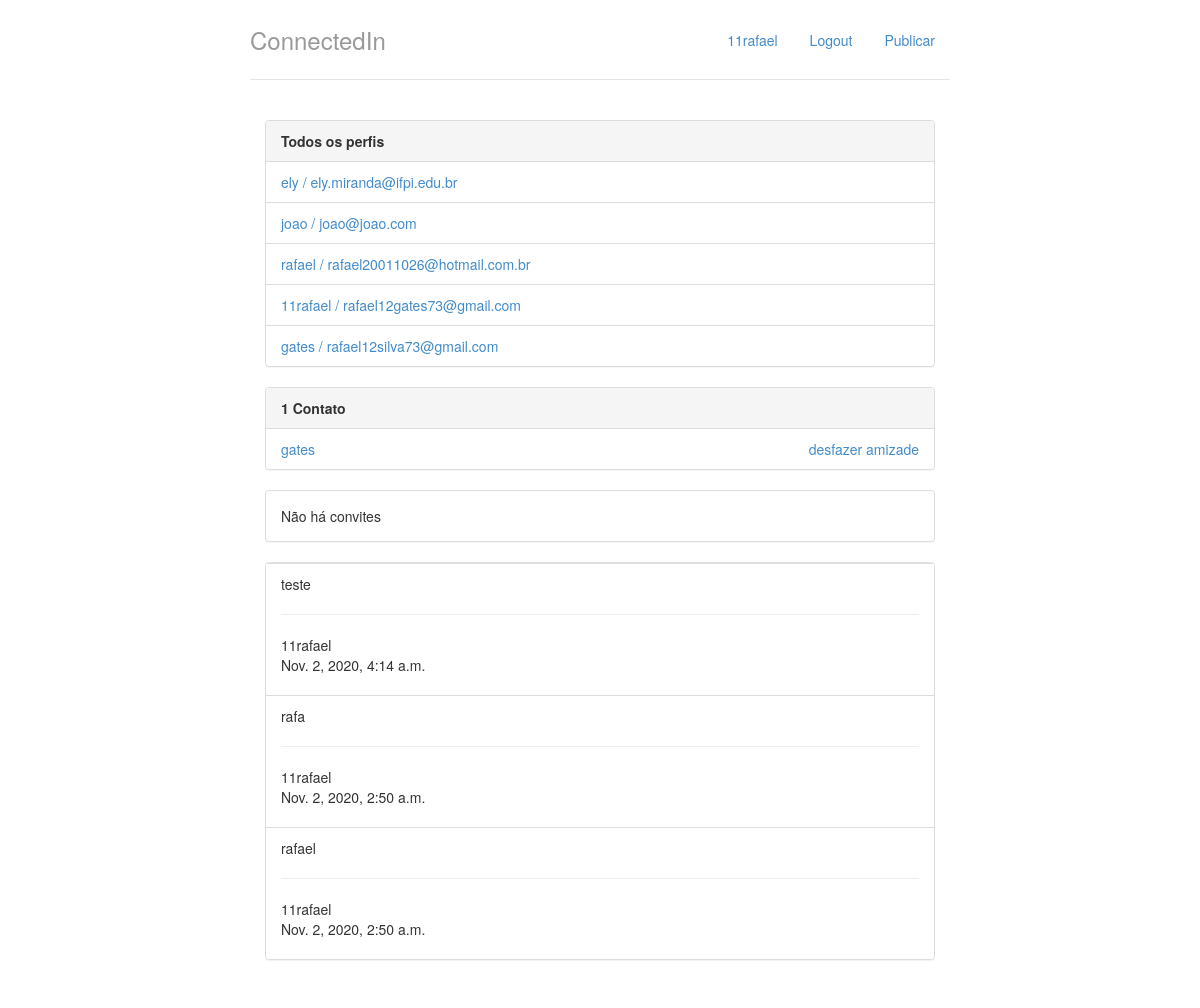
/ (signed in), run on an earlier commit of the app's database.
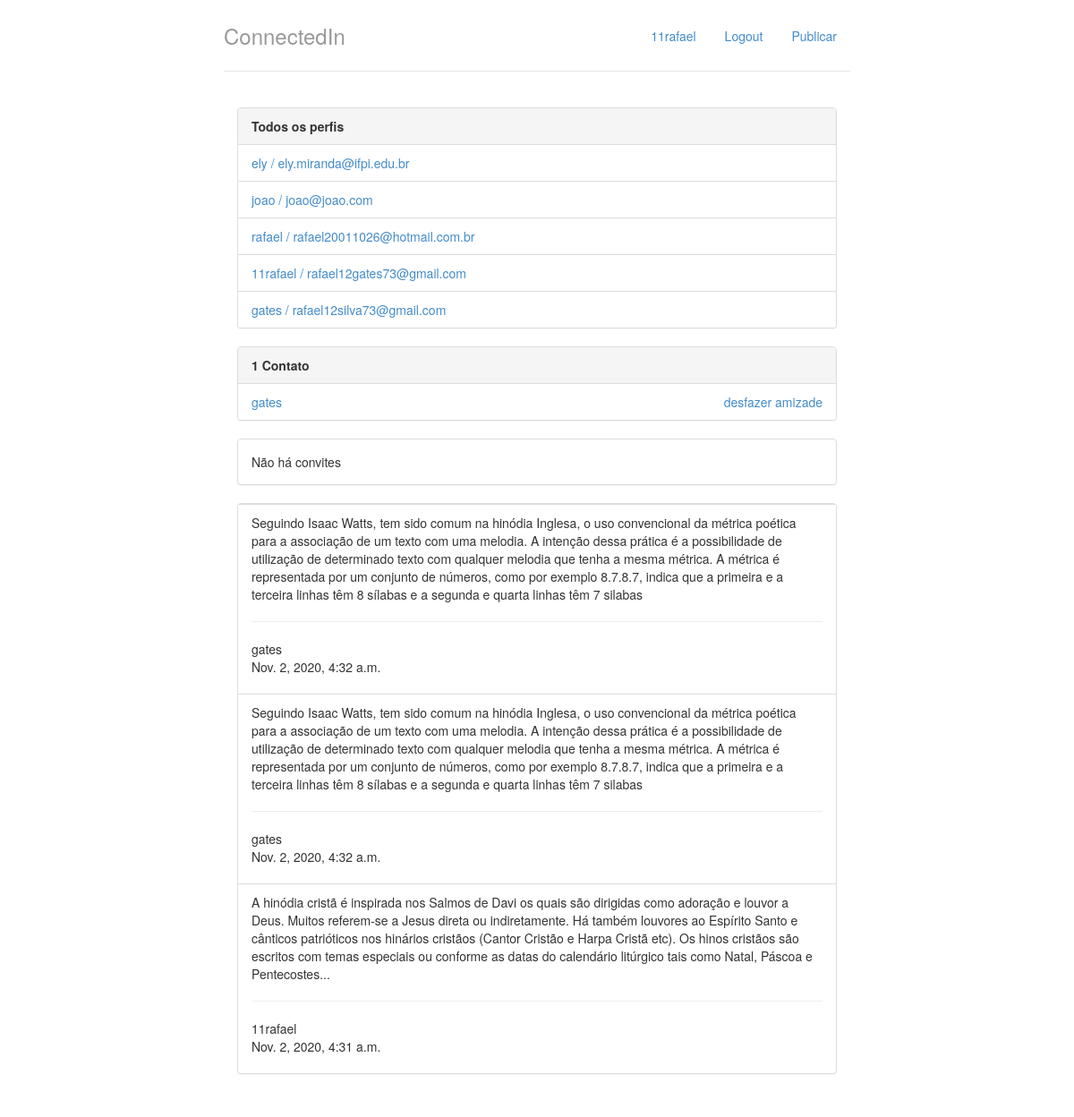
And on a later commit of the database.
### perfis/models.py (models this page shows, shortened)
class Perfil(models.Model):
    nome = models.CharField(max_length=255, null=False)
    telefone = models.CharField(max_length=15, null= False)
    nome_empresa = models.CharField(max_length=255, null=False)
    contatos = models.ManyToManyField('Perfil')
    usuario = models.OneToOneField(User, related_name = 'perfil', on_delete = models.CASCADE)
    criado_em = models.DateTimeField(auto_now_add=True)
    atualizado_em = models.DateTimeField(auto_now=True)
    @property
    def email(self):
        return self.usuario.email
    def __str__(self):
        return self.nome

### timeline/models.py (models this page shows)
class Publicacao(models.Model):
    postagem = models.TextField()
    usuario = models.ForeignKey(Perfil,on_delete=models.CASCADE,related_name='perfis_pub')
    data_publicacao = models.DateTimeField(auto_now=True)
    class Meta:
        ordering = ['-data_publicacao']

### perfis/views.py (the view)
# urls.py: path('', views.index,name='index'),
@login_required
def index(request):
    return render(request, 'index.html', {'perfis': Perfil.objects.all(),
                                          'perfil_logado': get_perfil_logado(request),
                                          'postagens': list_publicacao(get_perfil_logado(request))})

### perfis/views.py (called while the page is built)
def get_perfil_logado(request):
    return request.user.perfil

def list_publicacao(perfil_logado):
    all_pub = Publicacao.objects.all()
    cont = perfil_logado.contatos.all()
    postagens = []
    for postagem in all_pub:
        if (postagem.usuario == perfil_logado):
            postagens.append(postagem)
        for contato in cont:
            if (postagem.usuario.id == contato.id):
                postagens.append(postagem)
    return postagens

### perfis/templates/index.html
{% extends 'base.html' %}
{% block body %}
<div class="col-lg-12">
	<div class="panel panel-default">
		<div class="panel-heading">
			<strong>Todos os perfis</strong>
		</div>
		{% if perfis %}
		<ul class="list-group">
			{% for perfil in perfis %}
				<li class="list-group-item">
					<a href = "{% url 'exibir' perfil.id %}">	{{ perfil.nome }} / {{ perfil.email }}
					</a>
				</li>
			{% endfor %}
		{% else %}
			<p>Não há perfis cadastrados</p>
		{% endif %}
		</ul>
	</div>
    <div class="panel panel-default">
        {% with total=perfil_logado.contatos.count %}
            {% if total %}
                <div class="panel-heading">
                    <strong> {{ total }}
                        Contato{{ total|pluralize }}
                    </strong>
                </div>
                <ul class="list-group">
                    {% for perfil in perfil_logado.contatos.all %}
                        <li class = "list-group-item">
                            <a href = "{% url 'exibir' perfil.id %}">
                                {{ perfil }}
                            </a>
                            <a class="pull-right" href="{% url 'desfazer' perfil.id %}">
                                desfazer amizade
                            </a>
                        </li>
                    {% endfor %}
                </ul>
            {% else %}
                <div class="panel-body">
                    Não há contatos :(
                </div>
            {% endif %}
        {% endwith %}
    </div>
    <div class="panel panel-default">
        {% with total=perfil_logado.convites_recebidos.count %}
            {% if total %}
                <div class="panel-heading">
                    <strong> {{ total }}
                    Convite{{ total|pluralize }} aguardando aprovação</strong>
                </div>
                <ul class="list-group">
                    {% for convite in perfil_logado.convites_recebidos.all %}
                        <li class = "list-group-item">
                           <ul class = "list-inline">
                                <li class = "list-inline-item">
                                    <a href = "{% url 'exibir' convite.solicitante.id %}">
                                        {{convite.solicitante.nome}}
                                    </a>
                                </li>
                                <li class = "list-inline-item pull-right">
                                    <a href = "{% url 'recusar' convite.id %}">recusar</a>
                                </li>
                                <li class = "list-inline-item pull-right">
                                    <a href = "{% url 'aceitar' convite.id %}">aceitar</a>
                                </li>
                        </li>
                    {% endfor %}
                </ul>
            {% else %}
                <div class="panel-body">
                    Não há convites
                </div>
            {% endif %}
        {% endwith %}
    </div>
        <div class="panel panel-default">
            <ul class="list-group">
                {% for postagem in postagens %}
                    <li class = "list-group-item">
                        {{ postagem.postagem }}
                        <hr />
                        {{postagem.usuario}}   <p>{{postagem.data_publicacao}}</p>
                    </li>
                    {% endfor %}
            </ul>
        </div>
</div>
{% endblock %}

### perfis/templates/base.html (shortened to what this page needs)
{% load static %}
<!doctype html>
<html lang = "pt-br">
	<head>
		<link rel="stylesheet"
			 href="{% static 'styles/bootstrap.css' %}">
		<link rel="stylesheet"
			 href="{% static 'styles/main.css' %}">
	</head>
	<body>
		<div class="container">
			<div class = "header">
				<ul class = "nav nav-pills pull-right">
					<li><a href = "{% url 'index' %}">{{ perfil_logado.nome }}</a></li>
					<li><a href = "/logout/">Logout</a></li>
					<li><a href = "{% url 'publicar'%}">Publicar</a></li>
				</ul>
				<h3 class = "text-muted">ConnectedIn</h3>
			</div>
			<div class="row content">
				{% block body%}
				{% endblock %}
			</div>
		</div>
	</body>
</html>

### perfis/static/styles/main.css (style rules this page uses)
body { padding-top: 20px; padding-bottom: 20px; }
.header, .content, .footer { padding-left: 15px; padding-right: 15px; }
.header { border-bottom: 1px solid #e5e5e5; }
.header h3 { margin-top: 0; margin-bottom: 0; line-height: 40px; padding-bottom: 19px; }
@media (min-width: 768px) { .container { max-width: 730px; } }
.content { margin: 40px 0; }
@media screen and (min-width: 768px) { .header, .content, .footer { padding-left: 0; padding-right: 0; } }
@media screen and (min-width: 768px) { .header { margin-bottom: 30px; } }

What changed in the data, as far as the page shows it:
removed Publicacao: postagem "teste", usuario "11rafael", data_publicacao "Nov. 2, 2020, 4:14 a.m."
removed Publicacao: postagem "rafa", usuario "11rafael", data_publicacao "Nov. 2, 2020, 2:50 a.m."
removed Publicacao: postagem "rafael", usuario "11rafael", data_publicacao "Nov. 2, 2020, 2:50 a.m."
added Publicacao: postagem "Seguindo Isaac Watts, tem sido comum na hinódia Inglesa, o uso convencional da métrica poética para a associação de um texto com uma melodia. A intenção dessa prática é a possibilidade de utilização de determinado texto com qualquer melodia que tenha a mesma métrica. A métrica é representada por um conjunto de números, como por exemplo 8.7.8.7, indica que a primeira e a terceira linhas têm 8 sílabas e a segunda e quarta linhas têm 7 silabas", usuario "gates", data_publicacao "Nov. 2, 2020, 4:32 a.m."
added Publicacao: postagem "Seguindo Isaac Watts, tem sido comum na hinódia Inglesa, o uso convencional da métrica poética para a associação de um texto com uma melodia. A intenção dessa prática é a possibilidade de utilização de determinado texto com qualquer melodia que tenha a mesma métrica. A métrica é representada por um conjunto de números, como por exemplo 8.7.8.7, indica que a primeira e a terceira linhas têm 8 sílabas e a segunda e quarta linhas têm 7 silabas", usuario "gates", data_publicacao "Nov. 2, 2020, 4:32 a.m."
added Publicacao: postagem "A hinódia cristã é inspirada nos Salmos de Davi os quais são dirigidas como adoração e louvor a Deus. Muitos referem-se a Jesus direta ou indiretamente. Há também louvores ao Espírito Santo e cânticos patrióticos nos hinários cristãos (Cantor Cristão e Harpa Cristã etc). Os hinos cristãos são escritos com temas especiais ou conforme as datas do calendário litúrgico tais como Natal, Páscoa e Pentecostes...", usuario "11rafael", data_publicacao "Nov. 2, 2020, 4:31 a.m."
